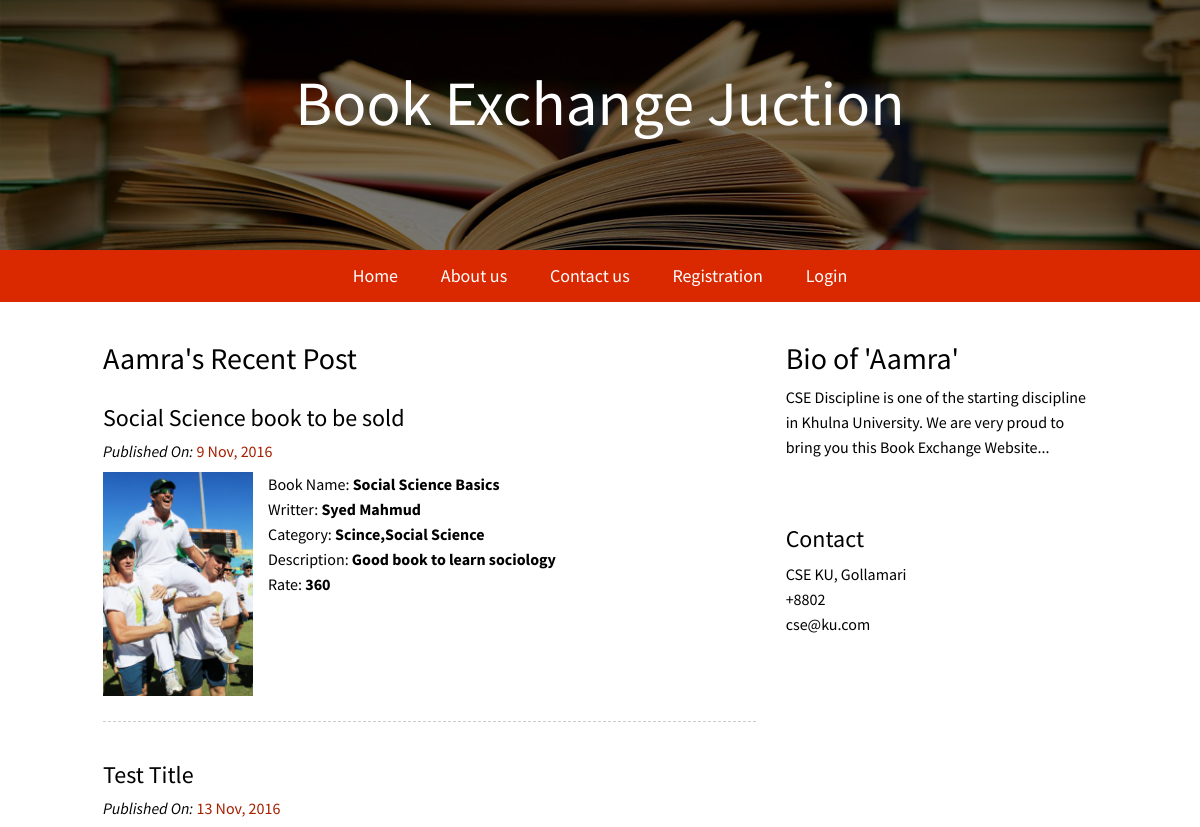
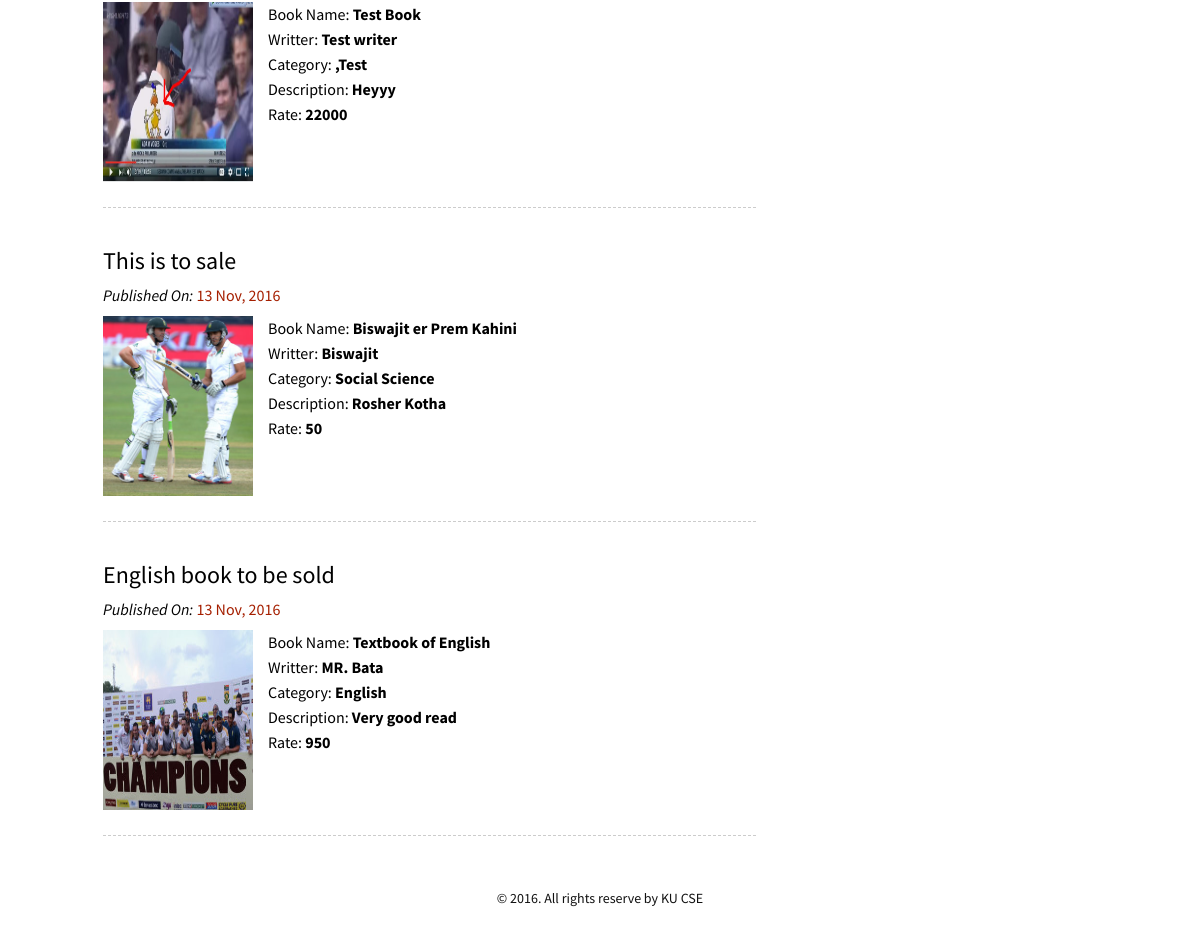
The page /profile.php?user=we on the database its author committed (2 pictures, top to bottom).
### tables this page shows
CREATE TABLE `user` (
  `id` int(100) NOT NULL,
  `name` varchar(100) NOT NULL,
  `address` varchar(100) NOT NULL,
  `mobile` varchar(15) NOT NULL,
  `sex` varchar(10) NOT NULL,
  `email` varchar(50) NOT NULL,
  `username` varchar(100) NOT NULL,
  `password` varchar(100) NOT NULL,
  `bio` text NOT NULL
);

CREATE TABLE `post` (
  `id` int(100) NOT NULL,
  `title` varchar(100) NOT NULL,
  `book_name` varchar(50) NOT NULL,
  `writter` varchar(40) NOT NULL,
  `rate` varchar(20) NOT NULL,
  `des` text NOT NULL,
  `category` varchar(200) NOT NULL,
  `u_name` varchar(100) NOT NULL,
  `date` varchar(20) NOT NULL,
  `image` varchar(100) NOT NULL
);

### profile.php (the view, shortened to what this page needs)
<?php
	include('configuration.php');
    $conn = new PDO("mysql:host=$host;dbname=$db",$user,$pw);
  $login = 0;
?>
<?php include('include/header.php'); ?>
<nav class="navbar">
  <div class="container">
    <div class="collapse navbar-collapse" id="bs-example-navbar-collapse-1">
      <ul class="nav navbar-nav">
        <li><a href="index.php">Home</a></li>
        <li><a href="about.php">About us</a></li>
        <li><a href="contact.php">Contact us</a></li>
        <?php if ($login == 0) {?>
        <li><a href="registration.php">Registration</a></li>
        <li><a href="login.php">Login</a></li>
        <?php } else{ ?>
        <li><a href="user-profile.php">My Profile</a></li>
        <li><a href="logout.php">Logout</a></li>
        <?php } ?>
      </ul>
    </div>
  </div>
</nav>
<div class="container">
    <div class="row">
      <?php
        if(isset($_REQUEST['user'])){
          $user = $_REQUEST['user'];
        }
        $check = $conn->query("SELECT * from user WHERE username = '$user'");
        foreach ($check as $info) {
      ?>
      <div class="col-md-8">
        <h2><?php echo $info['name']; ?>'s Recent Post</h2>
        <?php
          $check1 = $conn->query("SELECT * from post WHERE u_name = '$user'");
          foreach ($check1 as $post) {
        ?>
          <article>
            <h3><?php echo $post['title']; ?></h3>
            <span class="publish-info"><i>Published On:</i> <?php echo $post['date']; ?></span>
            <div class="wrapper-block">
              <img src="upload/<?php echo $post['image']; ?>" alt="">
              <div class="book-des">
                <p>Book Name: <strong><?php echo $post['book_name']; ?></strong><br>Writter: <strong><?php echo $post['writter']; ?></strong><br>Category: <strong><?php echo $post['category']; ?></strong><br>Description: <strong><?php echo $post['des']; ?></strong><br>Rate: <strong><?php echo $post['rate']; ?></strong>
              </div>
            </div>
          </article>
        <?php
          }
        ?>
      </div>
      <div class="col-md-4 sidebar">
        <h2>Bio of '<?php echo $info['name']; ?>'</h2>
        <p><?php echo $info['bio']; ?></p>
        <br>
        <h3>Contact</h3>
        <p><?php echo $info['address']; ?><br><?php echo $info['mobile']; ?><br><?php echo $info['email']; ?></p>
      </div>
      <?php
        }
      ?>
    </div>
</div>
<?php include('include/footer.php'); ?>
</body>
</html>

### css/style.css (style rules this page uses)
body { font-family: 'Source Sans Pro', sans-serif; background-size:cover; font-weight: 400; font-size: 14px; line-height: 21px; color: #000; margin-bottom: 0; overflow-y: auto; overflow-x: hidden; background:#fff; }
p { font-size: 16px; line-height: 25px; padding-bottom: 15px; }
img { max-width: 100%; }
a:link { text-decoration: none; }
.container { max-width:1024px; position: relative; z-index: 2; }
.navbar { background: #da2900 !important; border-radius: 0; }
.navbar ul { float: none; text-align: center; }
.navbar li { color: #fff; font-size: 18px; text-align: center; float: none; display: inline-block; }
.navbar li a { color: #fff; padding-left: 20px; padding-right: 20px; }
article { margin-bottom: 20px; border-bottom: 1px dashed rgba(0,0,0,0.2); padding-bottom: 15px; width: 100%; overflow: hidden; }
.publish-info { color: #a51f00; font-size: 16px; margin-bottom: 10px; display:block; }
article img { width: 150px; margin-right: 15px; float: left; min-height: 180px; margin-bottom: 10px; }
.book-des { float: left; }
.publish-info i { color: #000; }
.wrapper-block { width: 100%; }
.navbar-nav { margin:0 !important; }

### rows shown on the page
user: name "Aamra", bio "CSE Discipline is one of the starting discipline in Khulna University. We are very proud to bring you this Book Exchange Website...", address "CSE KU, Gollamari", mobile "+8802", email "cse@ku.com"
post: title "Social Science book to be sold", date "9 Nov, 2016", image (picture), book_name "Social Science Basics", writter "Syed Mahmud", category "Scince,Social Science", des "Good book to learn sociology", rate "360"
post: title "Test Title", date "13 Nov, 2016", image (picture), book_name "Test Book", writter "Test writer", category ",Test", des "Heyyy", rate "22000"
post: title "This is to sale", date "13 Nov, 2016", image (picture), book_name "Biswajit er Prem Kahini", writter "Biswajit", category "Social Science", des "Rosher Kotha", rate "50"
post: title "English book to be sold", date "13 Nov, 2016", image (picture), book_name "Textbook of English", writter "MR. Bata", category "English", des "Very good read", rate "950"
